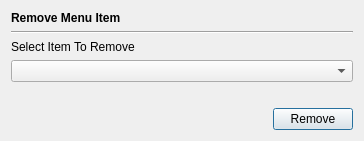
<?xml version="1.0" encoding="UTF-8"?>
<ui version="4.0">
 <class>editRemRestaurant</class>
 <widget class="QDialog" name="editRemRestaurant">
  <property name="geometry">
   <rect>
    <x>0</x>
    <y>0</y>
    <width>364</width>
    <height>141</height>
   </rect>
  </property>
  <property name="windowTitle">
   <string>Remove Item - Restaurant Manager</string>
  </property>
  <layout class="QGridLayout" name="gridLayout">
   <item row="0" column="0">
    <widget class="QLabel" name="label">
     <property name="text">
      <string>&lt;b&gt;Remove Menu Item&lt;/b&gt;</string>
     </property>
    </widget>
   </item>
   <item row="1" column="0">
    <widget class="Line" name="line">
     <property name="orientation">
      <enum>Qt::Horizontal</enum>
     </property>
    </widget>
   </item>
   <item row="2" column="0">
    <widget class="QLabel" name="label_2">
     <property name="text">
      <string>Select Item To Remove</string>
     </property>
    </widget>
   </item>
   <item row="3" column="0">
    <widget class="QComboBox" name="menuList"/>
   </item>
   <item row="5" column="0">
    <layout class="QHBoxLayout" name="horizontalLayout">
     <item>
      <spacer name="horizontalSpacer">
       <property name="orientation">
        <enum>Qt::Horizontal</enum>
       </property>
       <property name="sizeHint" stdset="0">
        <size>
         <width>40</width>
         <height>20</height>
        </size>
       </property>
      </spacer>
     </item>
     <item>
      <widget class="QPushButton" name="okButton">
       <property name="text">
        <string>Remove</string>
       </property>
      </widget>
     </item>
    </layout>
   </item>
   <item row="4" column="0">
    <spacer name="verticalSpacer">
     <property name="orientation">
      <enum>Qt::Vertical</enum>
     </property>
     <property name="sizeHint" stdset="0">
      <size>
       <width>20</width>
       <height>40</height>
      </size>
     </property>
    </spacer>
   </item>
  </layout>
 </widget>
 <resources/>
 <connections/>
</ui>
